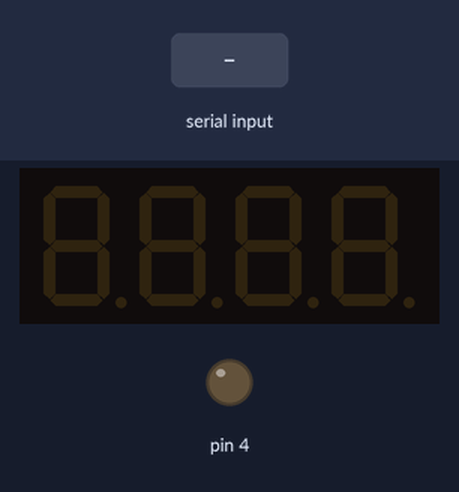
A sketch run on a simulated Arduino Uno, built with avr-gcc and run on an emulated ATmega328P. Parts: 4-digit seven-segment display, output pins drawn as LEDs (lit = HIGH). The inputs (shaded band) are chosen by the test bench.

Above: at 1.2 s.
1.3 s: "1" received over Serial
At 1.45 s:
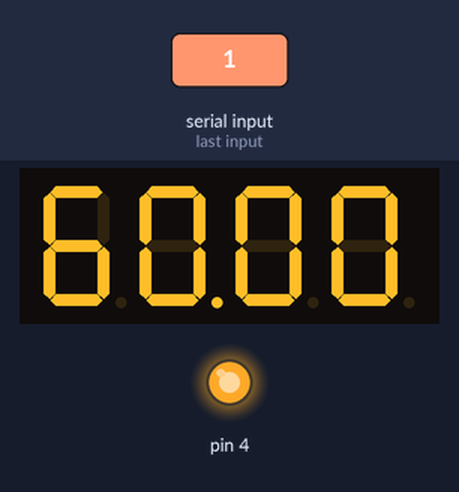
At 2.05 s:
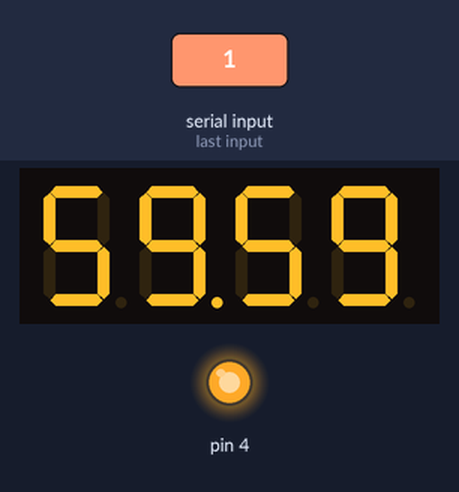
Timing chart, 0 to 4.3 s (numbered marks = the images above; inputs shaded):
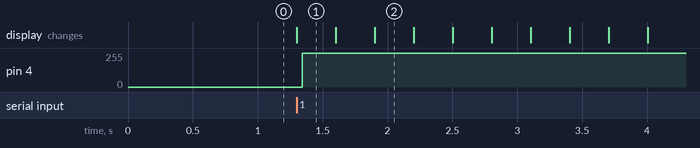

Measured:
- after the input at 1.3 s, pin 4: 0/255 → 254/255 at once; the display: changes at once (image 1)

The sketch:

chessClock.ino
```cpp
#include "SevSeg.h"
float timeStart = 6000;
bool timeOver = false;
bool waiting = true;
int counter = 0;
SevSeg sevseg; //Initiate a seven segment controller object

void setup() {
  // Open serial connection.
  Serial.begin(9600);
  byte numDigits = 4;
  byte digitPins[] = {3, 2, 5, 0};
  byte segmentPins[] = {6, 7, 8, 9, 10, 11, 12, 13};
  sevseg.begin(COMMON_CATHODE, numDigits, digitPins, segmentPins);
  sevseg.setBrightness(90);
  pinMode(4, OUTPUT);
}

void loop() {
  while (Serial.available() > 0) {
    Serial.read();
    if (waiting) {    // if data present
      waiting = false;
    } else {
      timeStart = 6000.0;
      timeOver = false;
    }
  }
  if (!waiting) {

    if (timeStart >= 0) {
      counter = 0;
      digitalWrite(4, LOW);
      if (timeStart >= 5300)
        digitalWrite(4, HIGH);
      timeOver = false;
      sevseg.setNumber((int)timeStart, 2);
      sevseg.refreshDisplay(); // Must run repeatedly
      delay(1);
      timeStart -= .1;
    }
    else {
      timeOver = true;
    }
    if (timeOver) {
      if ( counter <= 10)
        digitalWrite(4,HIGH);
      sevseg.setNumber(0000, 2);
      sevseg.refreshDisplay(); // Must run repeatedly
      delay(75);
      if (counter <= 10)
        digitalWrite(4,LOW);
      delay(75);
      counter++;
    }
  }
}
```
